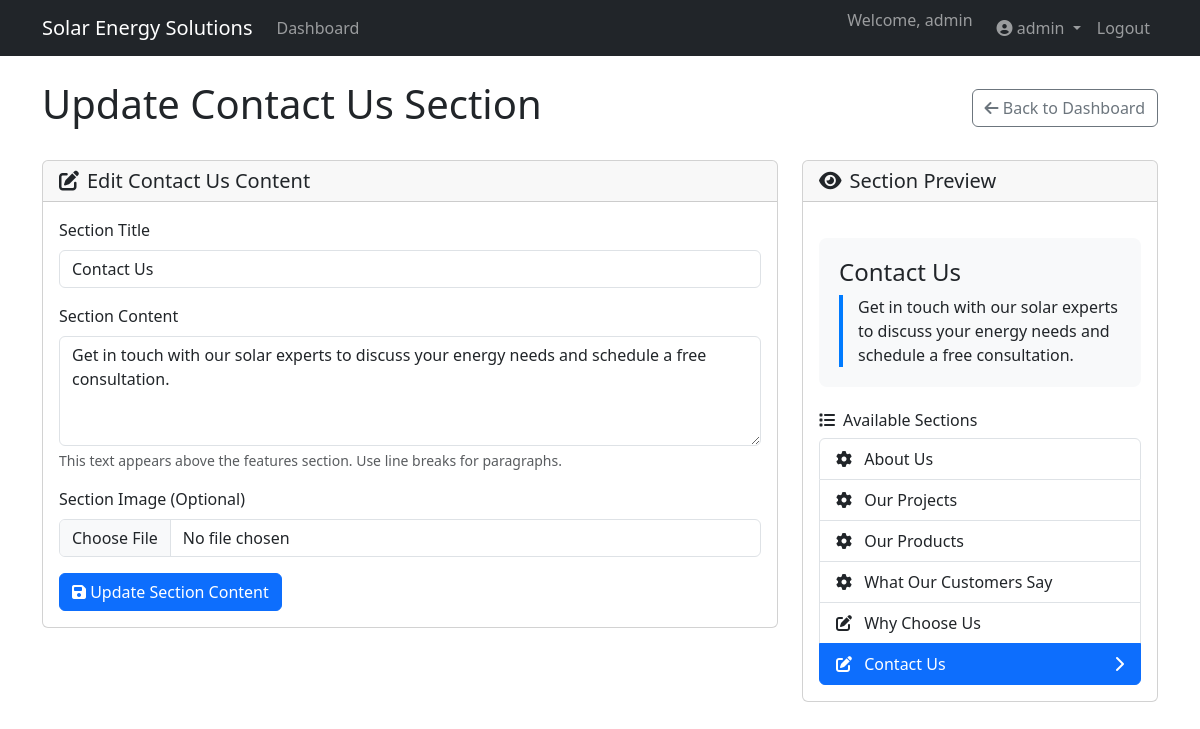
/admin/update_content.php?section_id=contact (signed in), run on the app's committed database.
### tables this page shows
CREATE TABLE `website_content` (
  `id` int(11) NOT NULL,
  `section_name` varchar(100) NOT NULL,
  `title` varchar(255) NOT NULL,
  `content` text DEFAULT NULL,
  `image_path` varchar(500) DEFAULT NULL,
  `is_active` tinyint(1) DEFAULT 1,
  `created_at` timestamp NOT NULL DEFAULT current_timestamp(),
  `updated_at` timestamp NOT NULL DEFAULT current_timestamp() ON UPDATE current_timestamp()
);

### admin/update_content.php (the view, shortened to what this page needs)
<?php
include '../includes/config.php';
$section_id = $_GET['section_id'] ?? 'about';
$available_sections = [
    'about' => 'About Us',
    'projects' => 'Our Projects',
    'products' => 'Our Products',
	'review' => 'What Our Customers Say',
    'why_choose' => 'Why Choose Us',
    'contact' => 'Contact Us'
];
$managed_sections = [
    'products' => [
        'buttons' => [
            [
                'text' => 'Manage Products',
                'url' => 'manage_products.php',
                'class' => 'btn-primary',
                'icon' => 'fas fa-cogs'
            ]
        ]
    ],
    'projects' => [
        'buttons' => [
            [
                'text' => 'Manage Projects',
                'url' => 'manage_projects.php',
                'class' => 'btn-primary',
                'icon' => 'fas fa-project-diagram'
            ]
        ]
    ],
	'review' => [
        'buttons' => [
            [
                'text' => 'Manage Reviews',
                'url' => 'manage_reviews.php',
                'class' => 'btn-primary',
                'icon' => 'fa-solid fa-comment'
            ]
        ]
    ],
	'about' => [
        'buttons' => [
            [
                'text' => 'Manage Statics',
                'url' => 'statistics.php',
                'class' => 'btn-primary',
                'icon' => 'fa-solid fa-chart-simple'
            ]
        ]
    ]
];
$is_managed_section = array_key_exists($section_id, $managed_sections);
$stmt = $pdo->prepare("SELECT * FROM website_content WHERE section_name = ?");
$stmt->execute([$section_id]);
$section_data = $stmt->fetch();
?>
<!DOCTYPE html>
<html lang="en">
<head>
    <link href="https://cdn.jsdelivr.net/npm/bootstrap@5.3.0/dist/css/bootstrap.min.css" rel="stylesheet">
    <link rel="stylesheet" href="https://cdnjs.cloudflare.com/ajax/libs/font-awesome/6.4.0/css/all.min.css">
</head>
<body>
    <?php include 'navbar.php'; ?>
    <div class="container mt-4">
        <div class="d-flex justify-content-between align-items-center mb-4">
            <h1>
                <?php if ($is_managed_section): ?>
                    <i class="fas fa-cog me-2"></i>Manage <?php echo $available_sections[$section_id]; ?>
                <?php else: ?>
                    Update <?php echo $available_sections[$section_id]; ?> Section
                <?php endif; ?>
            </h1>
            <a href="index.php" class="btn btn-outline-secondary">
                <i class="fas fa-arrow-left"></i> Back to Dashboard
            </a>
        </div>
        <div class="row">
            <div class="col-md-8">
                <div class="card">
                    <div class="card-header">
                        <h5 class="mb-0">
                            <?php if ($is_managed_section): ?>
                                <i class="fas fa-cog me-2"></i>Manage <?php echo $available_sections[$section_id]; ?>
                            <?php else: ?>
                                <i class="fas fa-edit me-2"></i>Edit <?php echo $available_sections[$section_id]; ?> Content
                            <?php endif; ?>
                        </h5>
                    </div>
                    <div class="card-body">
                        <form method="POST" enctype="multipart/form-data">
                            <div class="mb-3">
                                <label for="title" class="form-label">Section Title</label>
                                <input type="text" class="form-control" id="title" name="title"
                                       value="<?php echo htmlspecialchars($section_data['title'] ?? $available_sections[$section_id]); ?>"
                                       required>
                            </div>
                            <div class="mb-3">
                                <label for="content" class="form-label">Section Content</label>
                                <textarea class="form-control" id="content" name="content" rows="4"
                                          placeholder="Brief description that appears above the features..."><?php echo htmlspecialchars($section_data['content'] ?? ''); ?></textarea>
                                <div class="form-text">
                                    This text appears above the features section. Use line breaks for paragraphs.
                                </div>
                            </div>
                            <div class="mb-3">
                                <label for="image" class="form-label">Section Image (Optional)</label>
                                <input type="file" class="form-control" id="image" name="image" accept="image/*">
                            </div>
                            <button type="submit" class="btn btn-primary">
                                <i class="fas fa-save"></i> Update Section Content
                            </button>
                        </form>
                    </div>
                </div>
            </div>
            <div class="col-md-4">
                <div class="card">
                    <div class="card-header">
                        <h5 class="mb-0">
                            <?php if ($is_managed_section): ?>
                                <i class="fas fa-link me-2"></i>Quick Navigation
                            <?php else: ?>
                                <i class="fas fa-eye me-2"></i>Section Preview
                            <?php endif; ?>
                        </h5>
                    </div>
                    <div class="card-body">
                        <?php if (!$is_managed_section): ?>
                            <div class="preview-section">
                                <h4 id="preview-title"><?php echo htmlspecialchars($section_data['title'] ?? $available_sections[$section_id]); ?></h4>
                                <div id="preview-content" class="section-preview">
                                    <?php
                                    if (!empty($section_data['content'])) {
                                        echo nl2br(htmlspecialchars($section_data['content']));
                                    } else {
                                        echo '<p class="text-muted">Content preview will appear here...</p>';
                                    }
                                    ?>
                                </div>
                            </div>
                        <?php endif; ?>
                        <div class="mt-4">
                            <h6><i class="fas fa-list me-2"></i>Available Sections</h6>
                            <div class="list-group">
                                <?php foreach ($available_sections as $id => $name): ?>
                                    <a href="?section_id=<?php echo $id; ?>"
                                       class="list-group-item list-group-item-action d-flex justify-content-between align-items-center <?php echo $id === $section_id ? 'active' : ''; ?>">
                                        <span>
                                            <?php if (array_key_exists($id, $managed_sections)): ?>
                                                <i class="fas fa-cog me-2"></i>
                                            <?php else: ?>
                                                <i class="fas fa-edit me-2"></i>
                                            <?php endif; ?>
                                            <?php echo $name; ?>
                                        </span>
                                        <?php if ($id === $section_id): ?>
                                            <i class="fas fa-chevron-right"></i>
                                        <?php endif; ?>
                                    </a>
                                <?php endforeach; ?>
                            </div>
                        </div>
                    </div>
                </div>
            </div>
        </div>
    </div>
</body>
</html>

### admin/update_content.php (style rules this page uses)
.preview-section { background-color: #f8f9fa; border-radius: 8px; padding: 20px; margin-top: 20px; }
.section-preview { border-left: 4px solid var(--primary-color, #007bff); padding-left: 15px; }

### data on the page
website_content: title "Contact Us", content "Get in touch with our solar experts to discuss your energy needs and schedule a free consultation."

### other printed values
$company_name "Solar Energy Solutions"
$_SESSION['admin_username'] "admin"
$available_sections[$section_id] "Contact Us"
$name "About Us"
$name "Our Projects"
$name "Our Products"
$name "What Our Customers Say"
$name "Why Choose Us"
$name "Contact Us"
